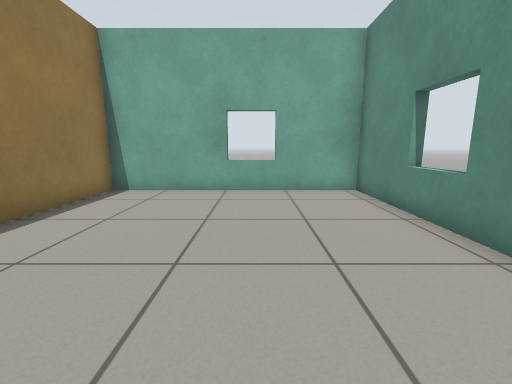
View 1 (above)

18 first-person views from a walk through a robot-simulator world made for Gazebo. The camera is 0.72 m above the floor, tilts 10° down and sees 90° across. The floor is counted in squares, 0.5 m on a side. Each view is taken from the middle of a square. On the plan, view 1 faces up. The plan holds only what a view shows up to about 13 squares ahead; the rest is blank.

View 2
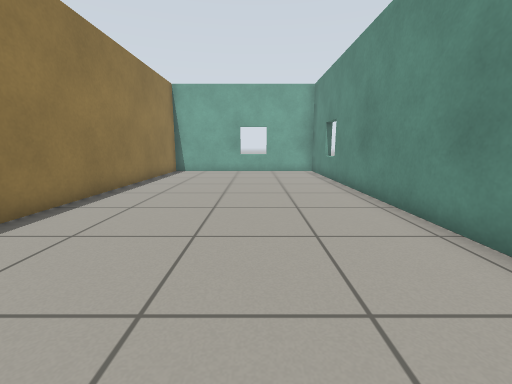

View 3
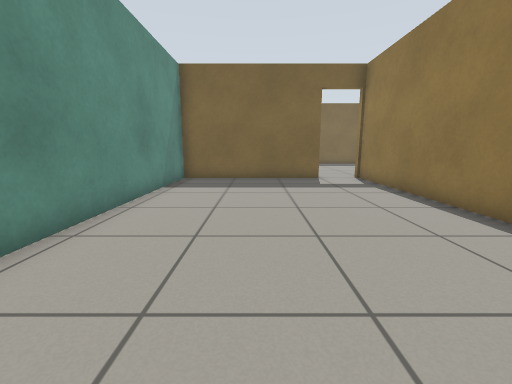

View 4
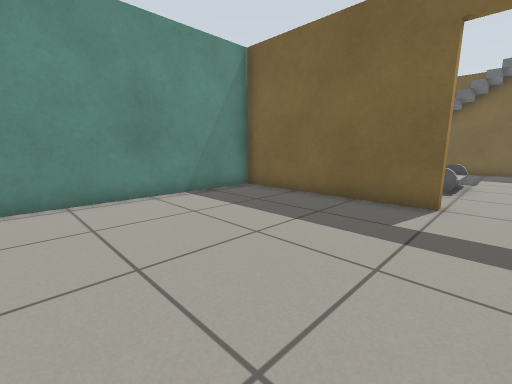

View 5
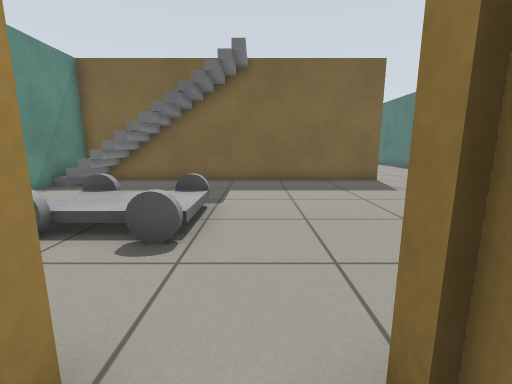

View 6
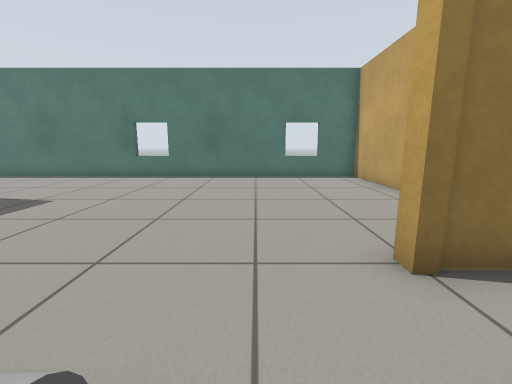

View 7
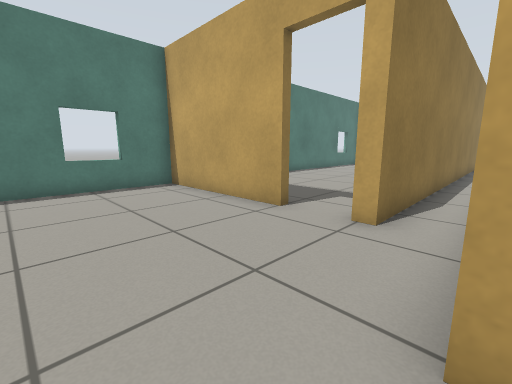

View 8
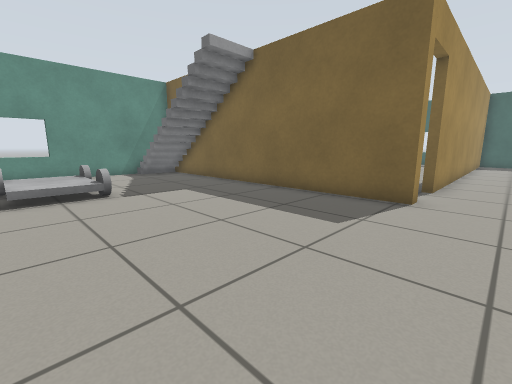

View 9
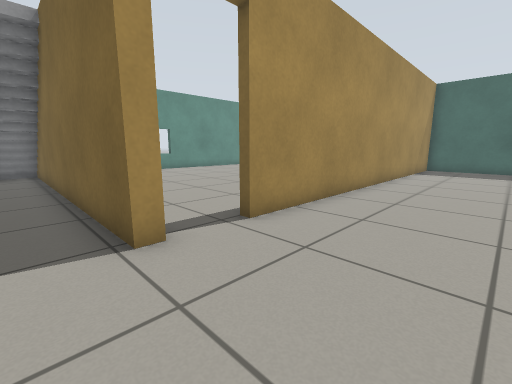

View 10
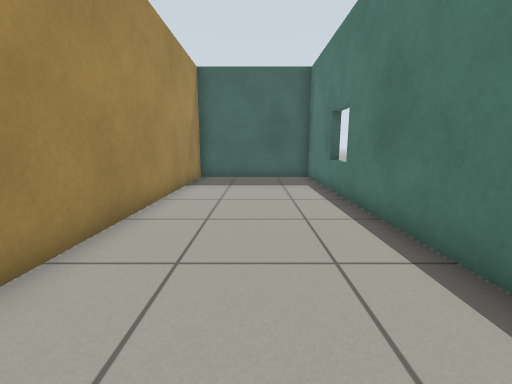

View 11
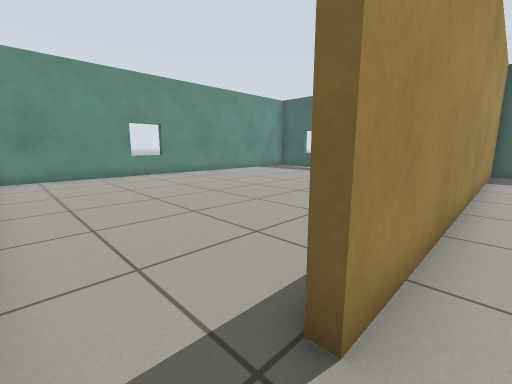

View 12
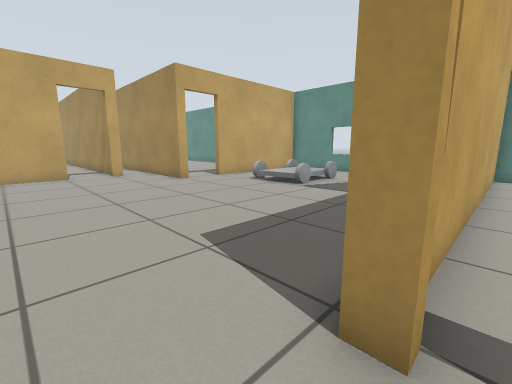

View 13
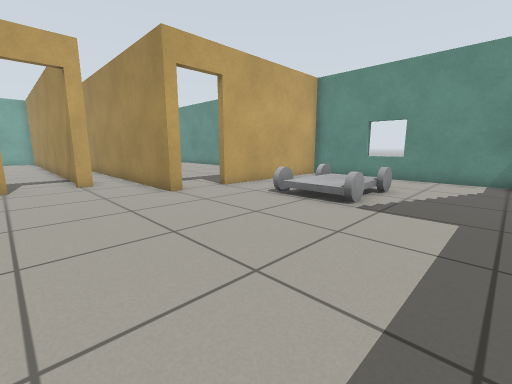

View 14
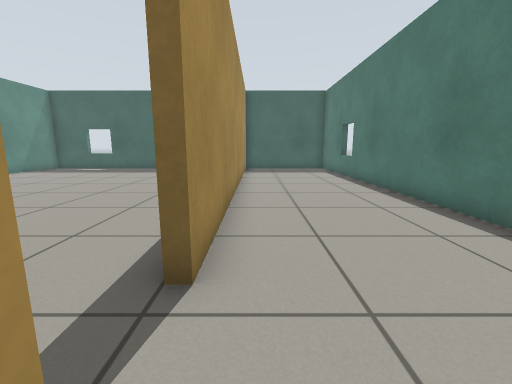

View 15
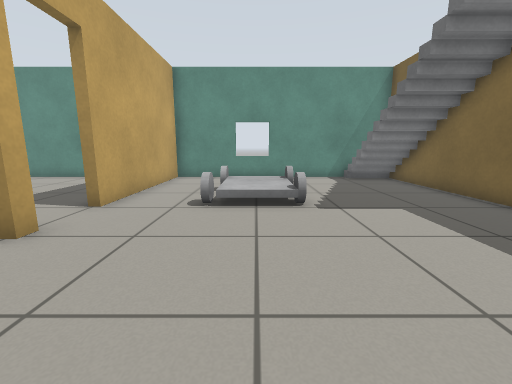

View 16
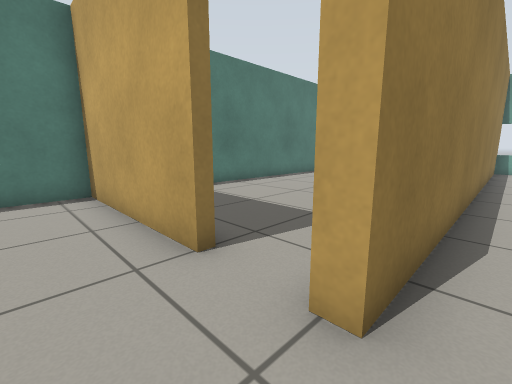

View 17
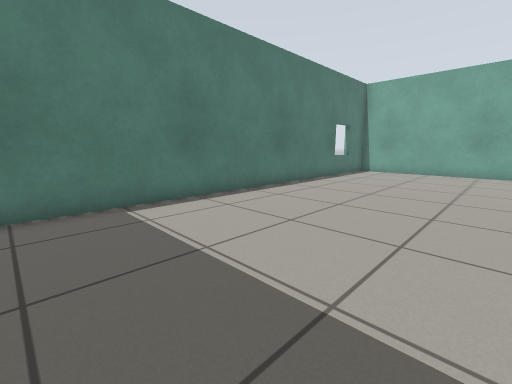

View 18
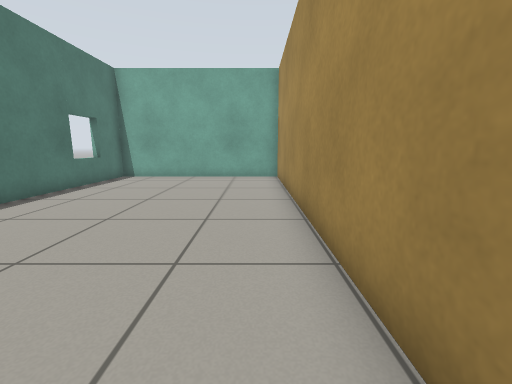

### Floor plan
Ten units are one square. View 1 is at (0, 0); x grows to the right and y downward. Boxes are objects, and circles mark ways between rooms. Rooms are numbered by the first view taken in them; rooms with no view inside come last. Other rooms are left out.
<svg viewBox="-150 -90 189 479">
<path fill="none" stroke="#000" d="M-30 109 34 109 34 -85 -48 -85 -48 112M-93 218 -93 212 -15 212M-48 112 -51 112 -51 36M-89 82 -145 82 -145 384 -93 384 -93 234M34 212 34 112 -30 112M-66 -84 -66 82 -71 82M-69 74 -69 -85 -145 -85 -145 71"/>
<rect x="-35" y="135" width="40" height="30" fill="#bbb"><title>other object</title></rect>
<rect x="-25" y="185" width="50" height="30" fill="#bbb"><title>stairs</title></rect>
<circle cx="-35" cy="110" r="3" fill="#2a7"/>
<circle cx="-80" cy="80" r="3" fill="#2a7"/>
<text x="-10" y="10">1</text>
<text x="-80" y="180">2</text>
<text x="-110" y="-10">3</text>
</svg>
Room 1 opens to room 2. Room 2 opens to room 3.

Where each view was taken, in squares from view 1:
view 1: 0 up, 0 right, facing up
view 2: 7 down, 0 right, facing up
view 3: 1 up, 0 right, facing down
view 4: 4 down, 4 left, facing down-right
view 5: 10 down, 4 left, facing down
view 6: 13 down, 2 left, facing left
view 7: 13 down, 5 left, facing up-left
view 8: 14 down, 11 left, facing down-right
view 9: 20 down, 13 left, facing down-right
view 10: 26 down, 12 left, facing down
view 11: 22 down, 10 left, facing down-right
view 12: 22 down, 11 left, facing up-right
view 13: 19 down, 9 left, facing up-right
view 14: 21 down, 10 left, facing down
view 15: 15 down, 9 left, facing right
view 16: 10 down, 6 left, facing up-left
view 17: 7 down, 8 left, facing up-left
view 18: 4 down, 8 left, facing up
